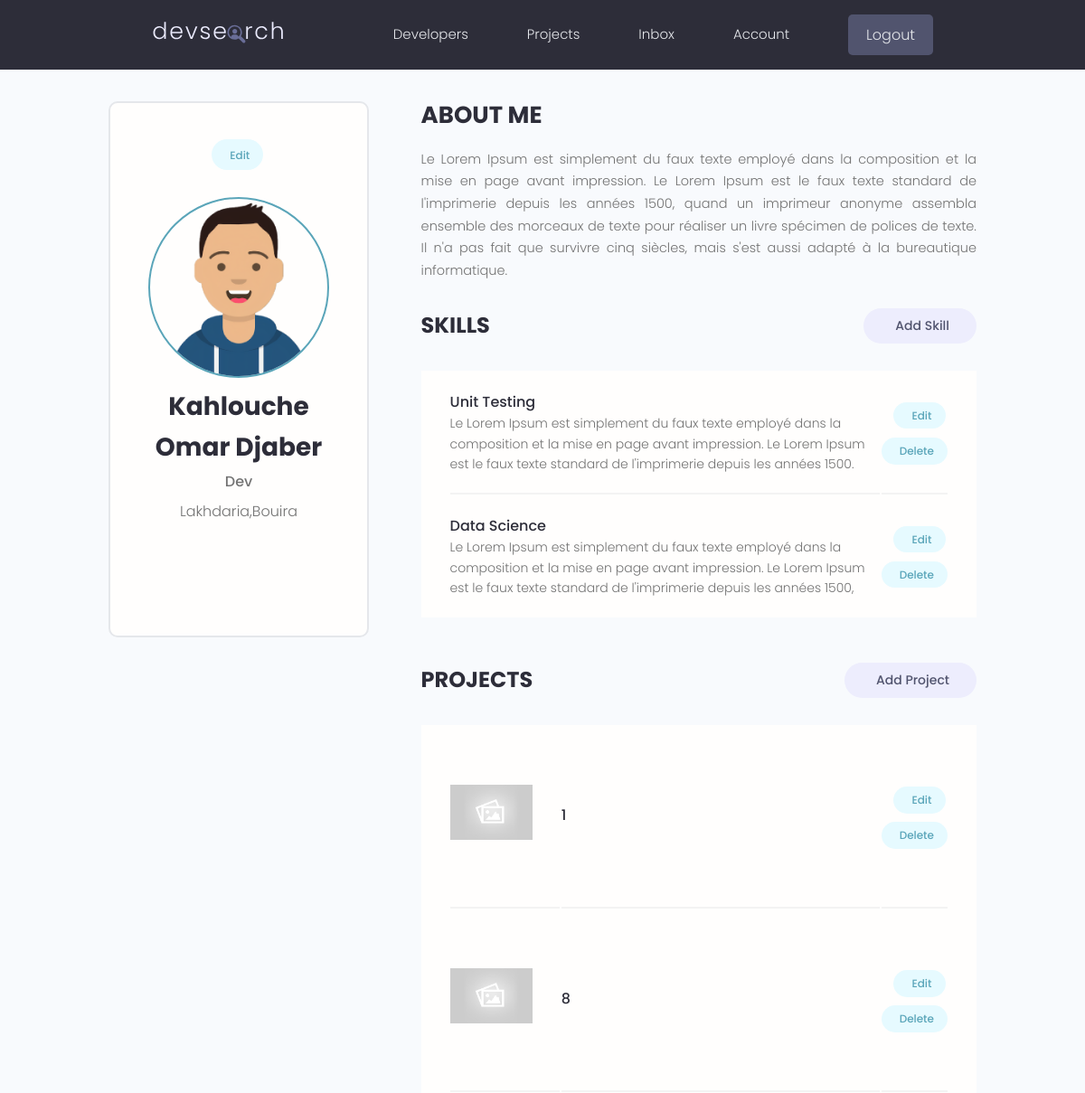
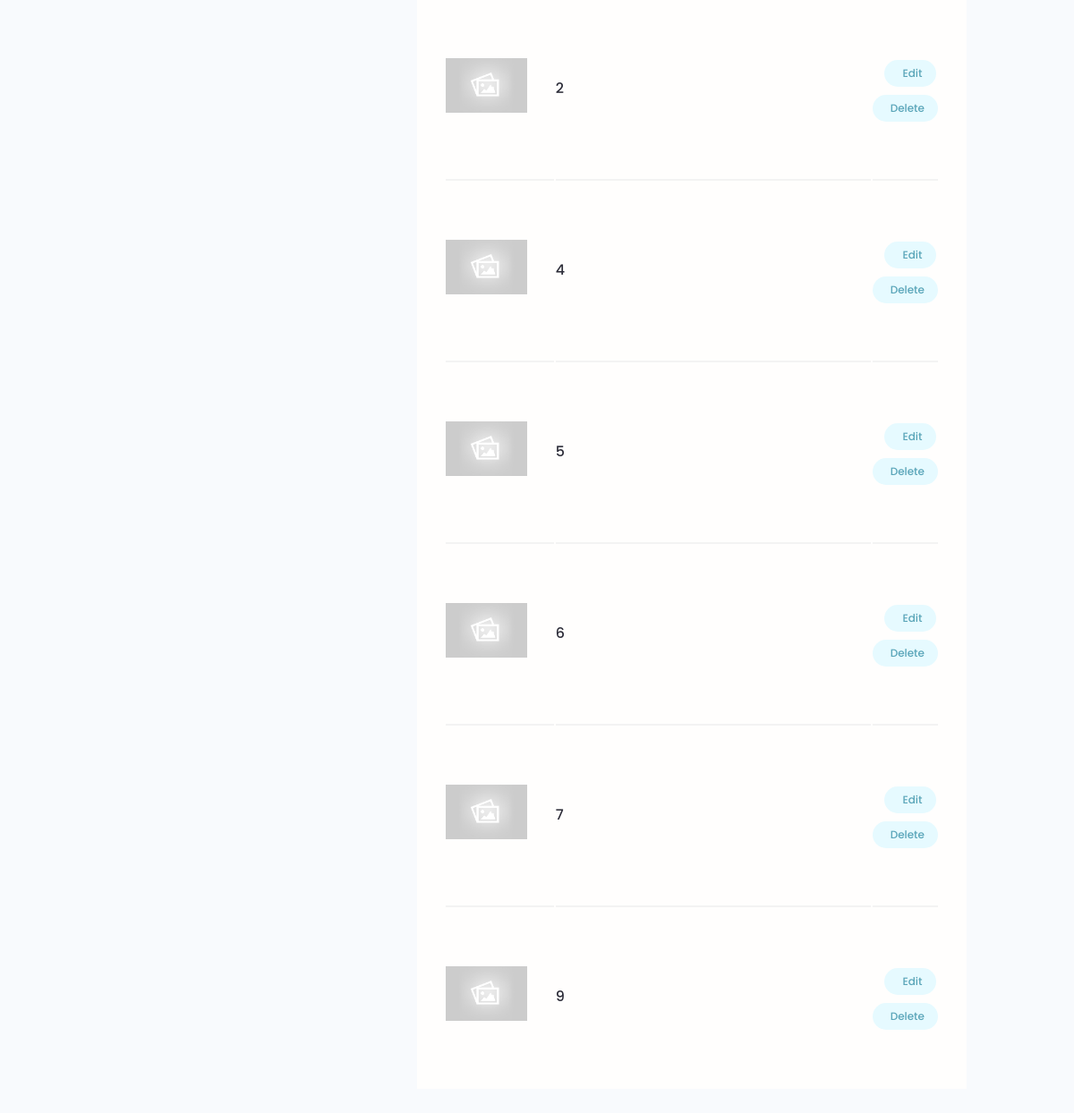
/account/ (signed in), run on an earlier commit of the app's database (2 pictures, top to bottom).
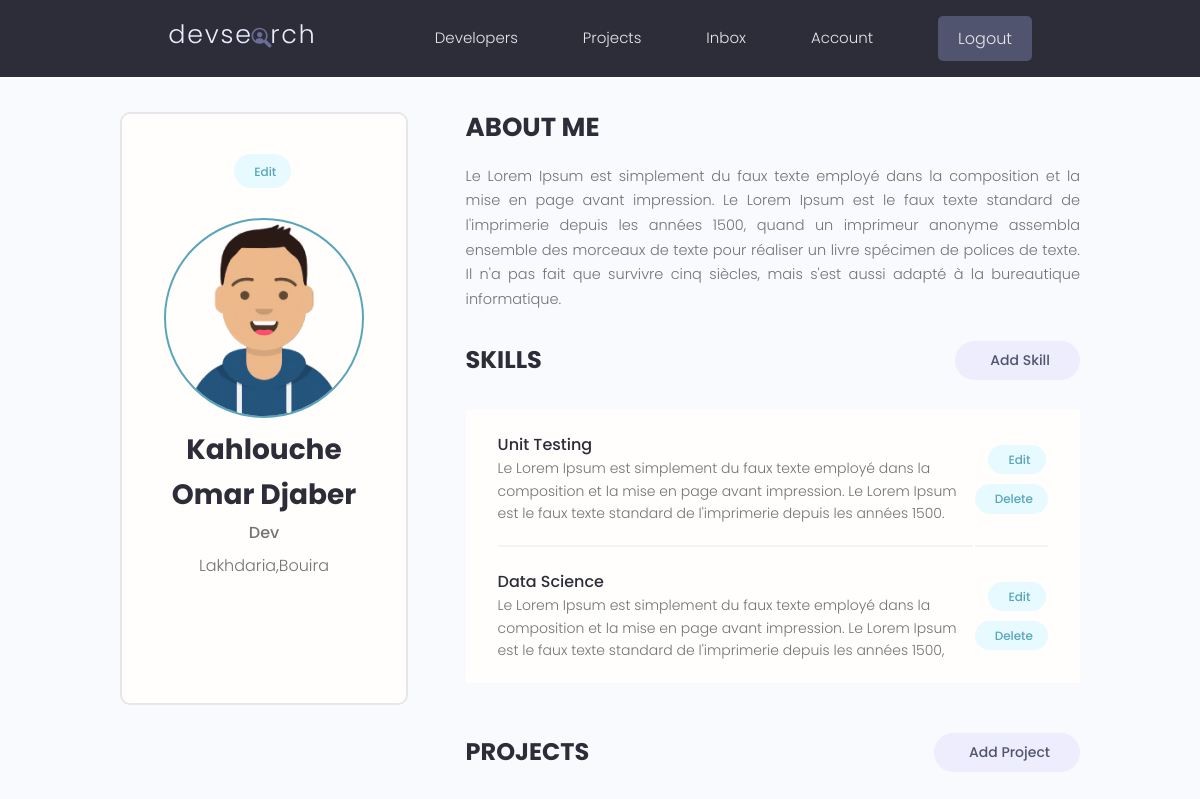
And on a later commit of the database.
### users/models.py (models this page shows, shortened)
class Skill(models.Model):
    owner = models.ForeignKey(
        Profile, on_delete=models.CASCADE, null=True, blank=True)
    name = models.CharField(max_length=200, blank=True, null=True)
    description = models.TextField(null=True, blank=True)
    created = models.DateTimeField(auto_now_add=True)
    id = models.UUIDField(default=uuid.uuid4, unique=True,
                          primary_key=True, editable=False)

### projects/models.py (models this page shows, shortened)
class Project(models.Model):
    owner = models.ForeignKey(
        Profile, null=True, blank=True, on_delete=models.CASCADE)
    title = models.CharField(max_length=200)
    description = models.TextField(null=True, blank=True)
    featured_image = models.ImageField(
        null=True, blank=True, default="default.jpg")
    demo_link = models.CharField(max_length=2000, null=True, blank=True)
    source_link = models.CharField(max_length=2000, null=True, blank=True)
    tags = models.ManyToManyField('Tag', blank=True)
    vote_total = models.IntegerField(default=0, null=True, blank=True)
    vote_ratio = models.IntegerField(default=0, null=True, blank=True)
    created = models.DateTimeField(auto_now_add=True)
    id = models.UUIDField(default=uuid.uuid4, unique=True,
                          primary_key=True, editable=False)
    class Meta:
        ordering = ['-vote_ratio','-vote_total','title']

### users/views.py (the view)
# urls.py: path('account/', views.userAccount, name="account"),
@login_required(login_url='login')
def userAccount(request):
    profile = request.user.profile
    skills = profile.skill_set.all()
    projects = profile.project_set.all()
    context = {'profile':profile, 'skills': skills,'projects':projects}
    return render(request,'users/account.html',context)

### users/models.py (called while the page is built)
    @property
    def imageURL(self):
        try:
            url = self.profile_image.url
        except:
            url = ''
        return url

### users/templates/users/account.html (shortened to what this page needs)
{% extends 'main.html' %}
{% load static %}
{% block content %}
<main class="settingsPage profile my-md">
    <div class="container">
        <div class="layout">
            <div class="column column--1of3">
                <div class="card text-center">
                    <div class="card__body dev">
                        <a class="tag tag--pill tag--main settings__btn" href="{% url 'edit-account' %}"> Edit</a>
                        <img class="avatar avatar--xl dev__avatar" src="{{profile.imageURL}}" />
                        <h2 class="dev__name">{{profile.name}}</h2>
                        <p class="dev__title">{{profile.short_intro}}</p>
                        <p class="dev__location">{{profile.location}}</p>
                        <ul class="dev__social">
                        </ul>
                    </div>
                </div>
            </div>
            <div class="column column--2of3">
                <div class="devInfo">
                    <h3 class="devInfo__title">About Me</h3>
                    <p class="devInfo__about">{{profile.bio}}</p>
                </div>
                <div class="settings">
                    <h3 class="settings__title">Skills</h3>
                    <a class="tag tag--pill tag--sub settings__btn tag--lg" href="{% url 'create-skill' %}"> Add
                        Skill</a>
                </div>
                <table class="settings__table">
                    {% for skill in skills %}
                    <tr>
                        <td class="settings__tableInfo">
                            <h4>{{skill.name}}</h4>
                            <p>{{skill.description}}</p>
                        </td>
                        <td class="settings__tableActions">
                            <a class="tag tag--pill tag--main settings__btn" href="{% url 'update-skill' skill.id %}">
                                Edit</a>
                            <a class="tag tag--pill tag--main settings__btn" href="{% url 'delete-skill' skill.id %}?next=/account">
                                Delete</a>
                        </td>
                    </tr>
                    {% endfor %}
                </table>
                <div class="settings">
                    <h3 class="settings__title">Projects</h3>
                    <a class="tag tag--pill tag--sub settings__btn tag--lg" href="{% url 'create-project' %}"> Add
                        Project</a>
                </div>
                <table class="settings__table">
                    {% for project in projects %}
                        <tr>
                            <td class="settings__thumbnail">
                                <a href="{% url 'project' project.id %}"><img src="{{project.featured_image.url}}" alt="Project Thumbnail" /></a>
                            </td>
                            <td class="settings__tableInfo">
                                <a href="{% url 'project' project.id %}">{{project.title}}</a>
                            </td>
                            <td class="settings__tableActions">
                                <a class="tag tag--pill tag--main settings__btn" href="{% url 'update-project' project.id %}">
                                    Edit</a>
                                <a class="tag tag--pill tag--main settings__btn" href="{% url 'delete-project' project.id %}">
                                    Delete</a>
                            </td>
                        </tr>
                    {% endfor %}
                </table>
            </div>
        </div>
    </div>
</main>
{% endblock content %}

What changed in the data, as far as the page shows it:
removed Project: featured_image (placeholder picture), title "1"
removed Project: featured_image (placeholder picture), title "8"
removed Project: featured_image (placeholder picture), title "2"
removed Project: featured_image (placeholder picture), title "4"
removed Project: featured_image (placeholder picture), title "5"
removed Project: featured_image (placeholder picture), title "6"
removed Project: featured_image (placeholder picture), title "7"
removed Project: featured_image (placeholder picture), title "9"
